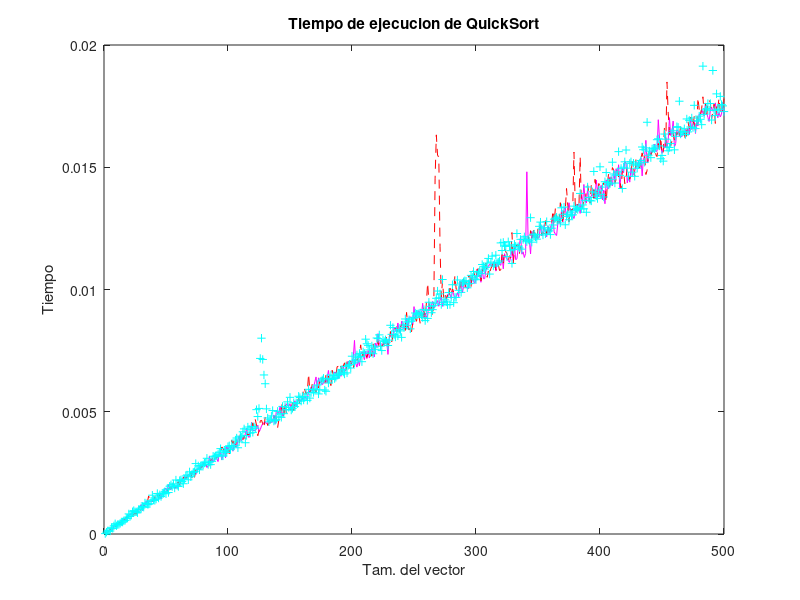
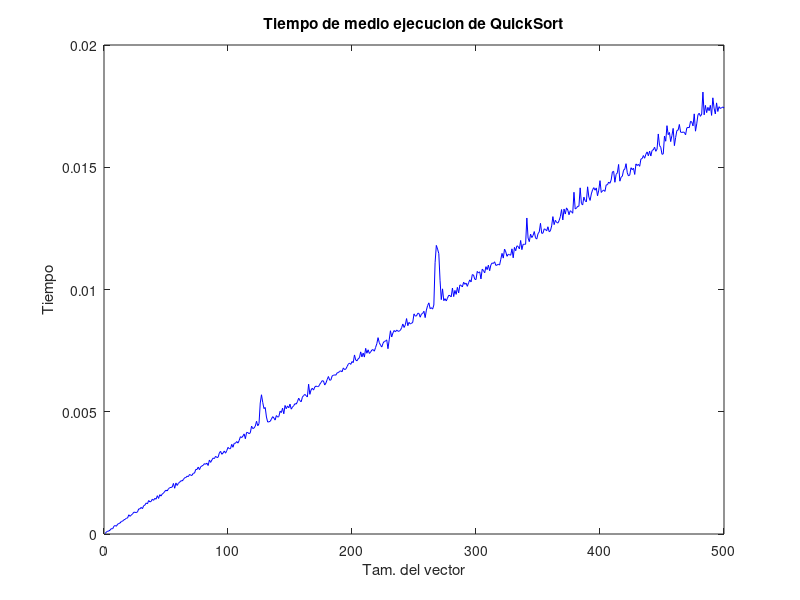

Source code (MATLAB) for these figures, in order:
%Algoritmo de ordenación quick sort a partir de un vector de tamaño n y datos aleatorios
global vector;

function vectorOrdenado=quickSort(v)     
  vectorOrdenado = v;               
  n=length(v);
  if(n > 1)              
     pivote=v(round(n/2)+1);                     
     menores = find(vectorOrdenado < pivote); 
     iguales = find(vectorOrdenado == pivote);
     mayores=find(vectorOrdenado > pivote);
     vectorOrdenado  = [quickSort(vectorOrdenado(menores)); 							vectorOrdenado(iguales); 
     					quickSort(vectorOrdenado(mayores))];
  end
endfunction
 
function tiemposTam=tiempoQuickSort(maxTam)
	tiemposTam=zeros(1,0);
	tam=1;
	while(tam<=maxTam)
		vector=(rand(tam,1)*500);	
		tic,u=quickSort(vector); 
		tiemposTam(tam)=toc;
		if(length(vector)==20)
			disp('El vector inicial es el siguiente: ');
			printf(' %f ',vector);
			printf('\n');
			disp('El vector ordenado es el siguiente: ');
			printf(' %f ',u);
			printf('\n');
			tiemposTam(20)
		end
		tam=tam+1;
		endwhile

endfunction
%%%%%%%%%%%%%%%%%%%%%%%%%%%%%%%%%%%%%%%%%%%%%%%%%%%%%%%%%%%%%%%%%%%%%%%
%%%						USO DE LAS FUNCIONES						%%%
%%%%%%%%%%%%%%%%%%%%%%%%%%%%%%%%%%%%%%%%%%%%%%%%%%%%%%%%%%%%%%%%%%%%%%%
%Si se quiere que pida los valores por teclado DESCOMENTAR estas dos lineas => maxTam = input('Introduce el valor del tamaño maximo: ');

% =>  tiempos=tiempoQuickSort(maxTam);
%%%%%%%%%%%%%%%%%%%%%%%%%%%%%%%%%%%%%%%%%%%%%%%%%%%%
%%%%		Tamaño 20 elementos		 			  %%
%%%%%%%%%%%%%%%%%%%%%%%%%%%%%%%%%%%%%%%%%%%%%%%%%%%%
%{
tiempos20=tiempoQuickSort(20);
tiempos20(20);
plot(tiempos20,'m--');
title ("Tiempo de ejecucion de QuickSort");
xlabel ("Tam. del vector");
ylabel ("Tiempo");
print -dpng Grafica20.png 
%}
%%%%%%%%%%%%%%%%%%%%%%%%%%%%%%%%%%%%%%%%%%%%%%%%%%%%
%%%%		Tamaño 500 elementos		 		  %%
%%%%%%%%%%%%%%%%%%%%%%%%%%%%%%%%%%%%%%%%%%%%%%%%%%%%

tiempos500_1=tiempoQuickSort(500);
tiempos500_2=tiempoQuickSort(500);
tiempos500_3=tiempoQuickSort(500);
plot(tiempos500_1,'m', tiempos500_2,'r--',tiempos500_3,'c+');
title ("Tiempo de ejecucion de QuickSort");
xlabel ("Tam. del vector");
ylabel ("Tiempo");
print -dpng Grafica500.png 
tiemposMedios=zeros(1,0);
for i = 1:500
     tiemposMedios(i) = (tiempos500_1(i) + tiempos500_2(i) +tiempos500_3(i))/3;
endfor;
plot(tiemposMedios,'b');
title ("Tiempo de medio ejecucion de QuickSort");
xlabel ("Tam. del vector");
ylabel ("Tiempo");
print -dpng tiemposMedios.png 
